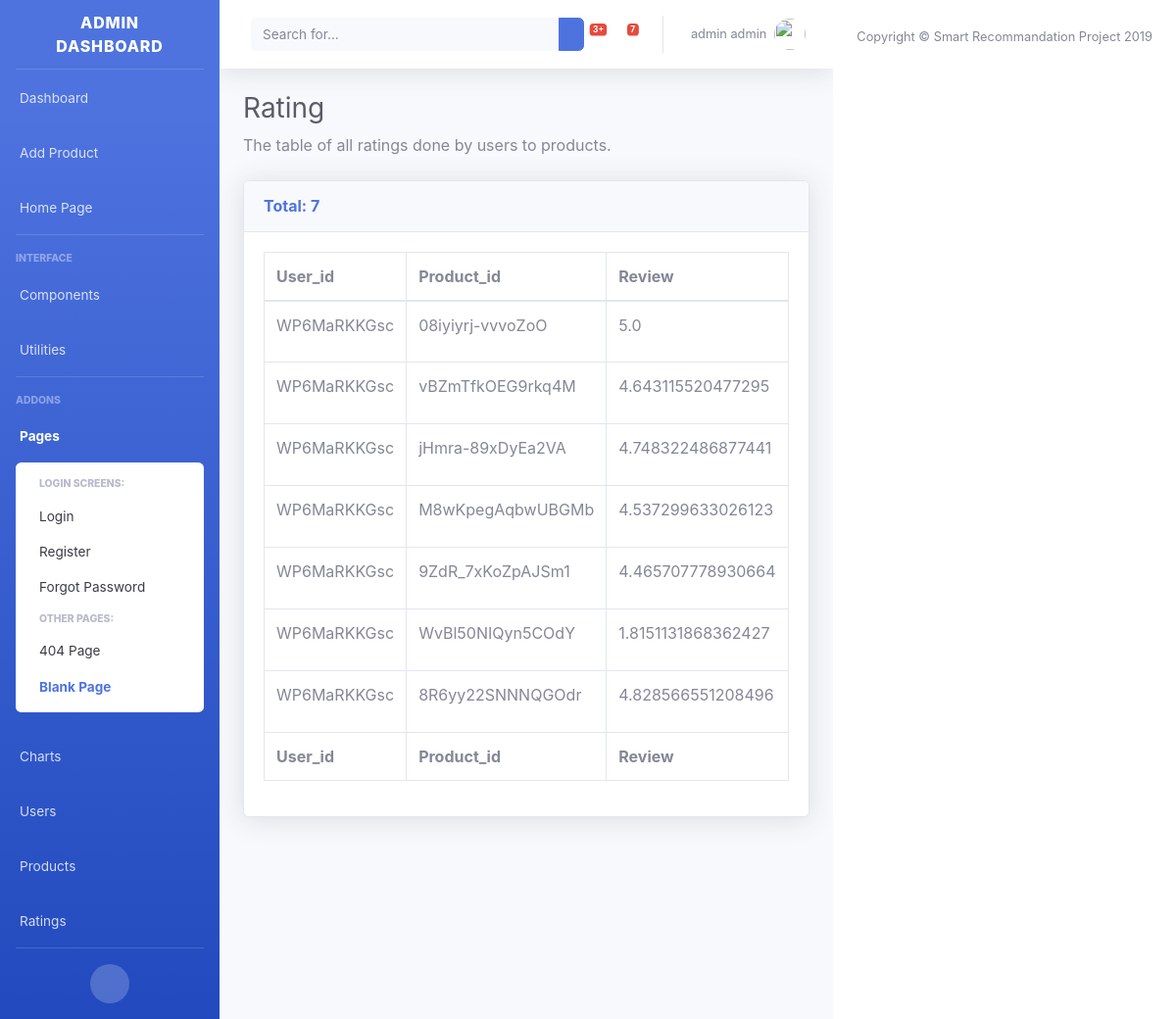
/user/admin/ratings (signed in), run on an earlier commit of the app's database.
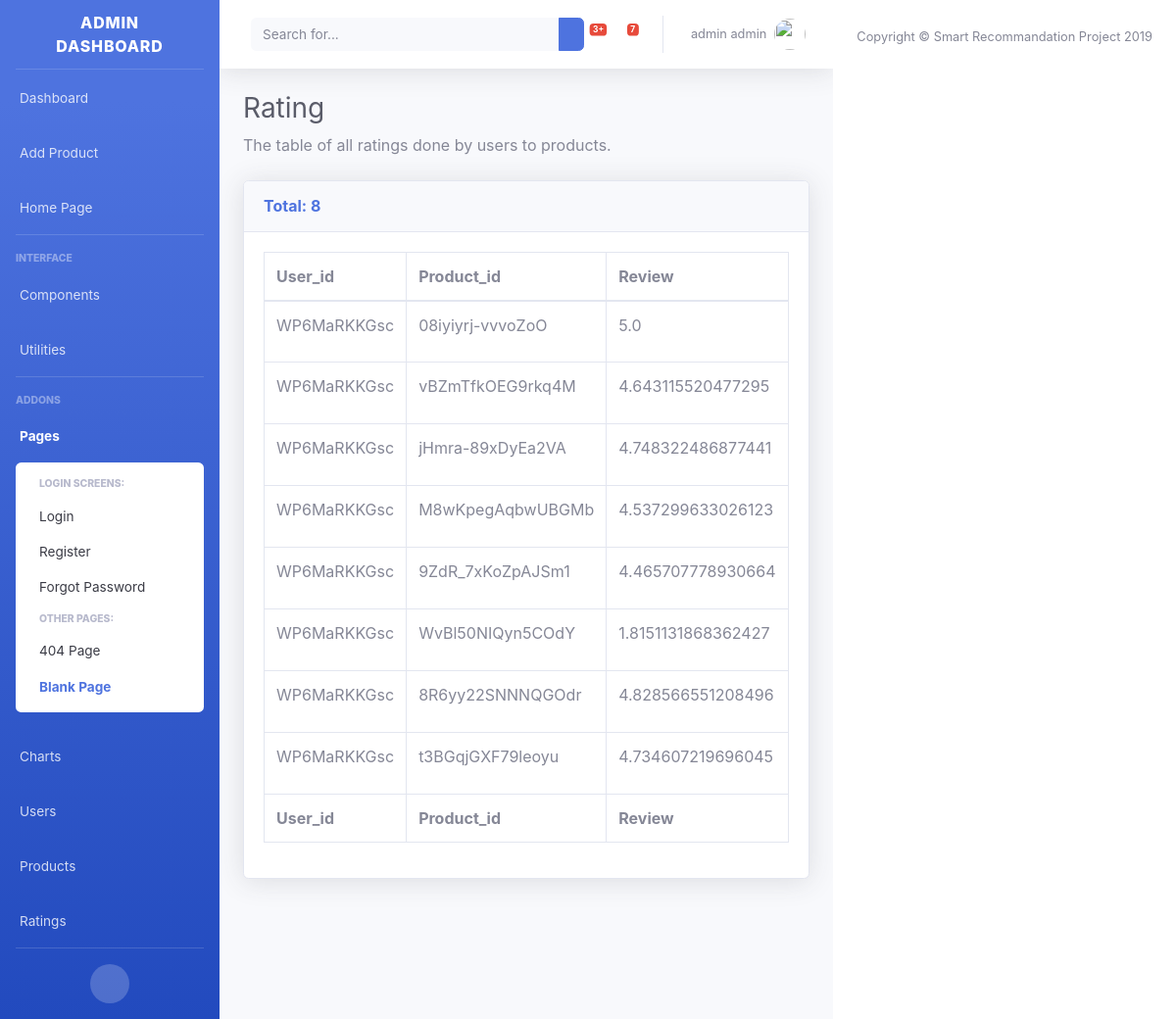
And on a later commit of the database.
### tables this page shows
CREATE TABLE RATING (USER_ID VARCHAR, PRODUCT_ID VARCHAR, REVIEW REAL);

### models/users/views.py (the view)
@user_blueprint.route("/admin/ratings")
@login_required
def ratings():
    name = "Rating"
    description = "The table of all ratings done by users to products"
    headers = get_rating_fields()
    items = get_all_ratings(formalize=False)
    return render_template("admin/tables.html",
                            name=name,
                            description=description,
                            headers=headers,
                            items=items,
                            len=len,
                            str=str,
                            os=os)

### common/database.py (called while the page is built, shortened)
    @classmethod
    def _get_user_by(cls, key, value):
        cursor = cls.DATABASE.execute(f"SELECT * FROM USER WHERE {key}=?", (value,))
        returned_data = cursor.fetchone()
        if returned_data is None:
            return None
        data = {}
        for i, field in enumerate(cls.USER_FIELDS):
            data[field.lower()] = returned_data[i]
        return data

    @classmethod
    def get_user_by_email(cls, email):
        return cls._get_user_by("EMAIL", email)

    @classmethod
    def get_all_ratings(cls, formalize=True):
        cursor = cls.DATABASE.execute("SELECT * FROM RATING")
        returned_data = cursor.fetchall()
        if not formalize:
            return returned_data

### models/ratings/rating.py (called while the page is built)
def get_all_ratings(formalize=True):
    ratings = Database.get_all_ratings(formalize=formalize)
    if not formalize:
        return ratings
    return [ Rating(**r) for r in ratings ]

def get_rating_fields():
    return [ field.capitalize() for field in Database.RATING_FIELDS ]

### models/users/user.py (called while the page is built)
def is_user_admin(email):
    user = User(email=email, password=None)
    return user.is_admin()

    def exists(self):
        return database.get_user_by_email(self.email)

### templates/admin/tables.html (shortened to what this page needs)
{% extends "admin/base.html" %}
{% block content %}
  <h1 class="h3 mb-2 text-gray-800">{{name}}</h1>
  <p class="mb-4">{{description}}.</p>
  <div class="card shadow mb-6">
    <div class="card-header py-3">
      <h6 class="m-0 font-weight-bold text-primary">Total: {{len(items)}}</h6>
    </div>
    <div class="card-body">
      <div class="table-responsive">
        <table class="table table-bordered" id="dataTable" width="100%" cellspacing="0">
          <thead>
            <tr>
              {% for attribute in headers %}
                <th>{{attribute}}</th>
              {% endfor %}
            </tr>
          </thead>
          <tfoot>
            <tr>
              {% for attribute in headers %}
                <th>{{attribute}}</th>
              {% endfor %}
            </tr>
          </tfoot>
          <tbody>
            {% for item in items %}
            <tr>
              {% for att in item %}
                {% if str(att).endswith('.png') or str(att).endswith('.jpeg') %}
                  <td><img class="img-fluid" src="{{url_for('static', filename='img/products/{}'.format(os.path.basename(att)))}}"><img></td>
                {% else %}
                  <td>{{att}}</td>
                {% endif %}
              {% endfor %}
            </tr>
            {% endfor %}
          </tbody>
        </table>
      </div>
    </div>
  </div>
</div>
{% endblock content %}

What changed in the data, as far as the page shows it:
added RATING: USER_ID "WP6MaRKKGsc", PRODUCT_ID "t3BGqjGXF79leoyu", REVIEW "4.734607219696045"
Also different on the page:
{{ len(items) }}: "7" → "8"
